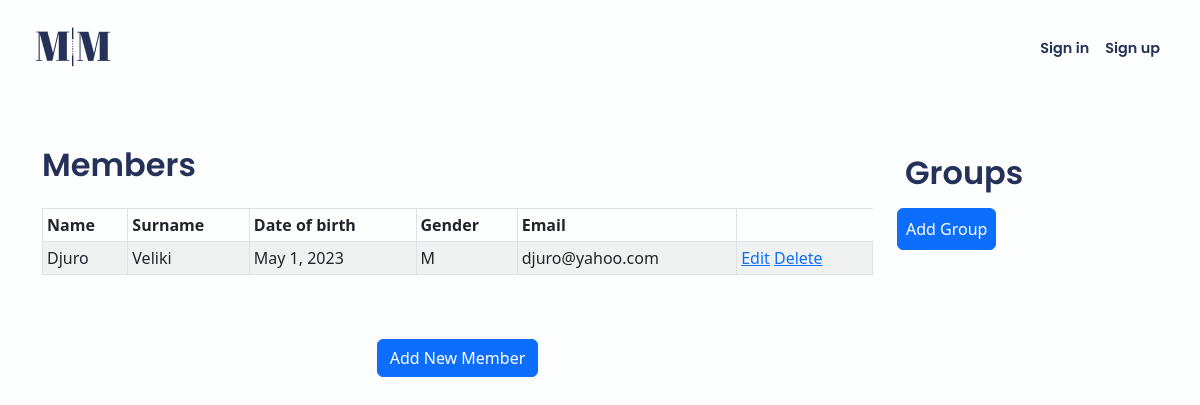
The app's page /app/management/, older data.
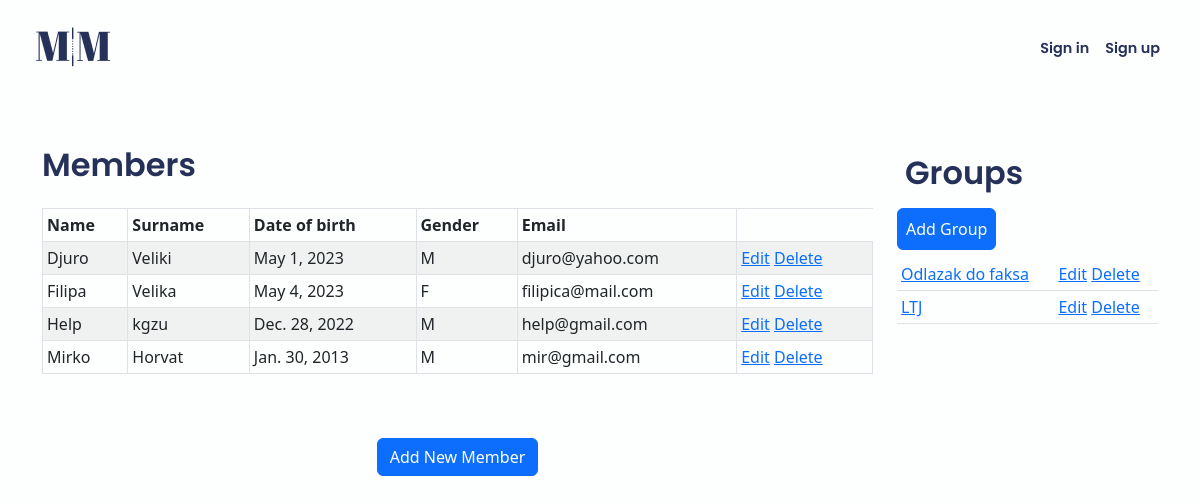
The same page, newer data.
### app/models.py (models this page shows, shortened)
class Member(models.Model):
    owner = models.ForeignKey(User, on_delete=models.CASCADE)  # get_user_model()
    name = models.CharField(blank=False, max_length=40)
    surname = models.CharField(blank=False, max_length=50)
    date_of_birth = models.DateField(default=datetime.date.today)  # ovo
    gender = models.CharField(
        max_length=1,
        choices=Gender.choices,
        default=Gender.male,
    )
    email = models.EmailField(max_length=100, unique=True)
    date_joined = models.DateField(default=datetime.date.today)
    @classmethod
    def get_all_members(self):
        return Member.objects.all()

class Group(models.Model):
    owner = models.ForeignKey(User, on_delete=models.CASCADE)
    name = models.CharField(max_length=50)
    price = models.DecimalField(max_digits=8, decimal_places=2)
    description = models.TextField(max_length=300, default=None)
    paid = models.BooleanField(default=False)
    @classmethod
    def get_all_groups(self):
        return Group.objects.all()

### app/views.py (the view)
# urls.py: path("management/", views.management, name="management"),
def management(request):
    user = request.user
    members = Member.get_all_members()
    groups = Group.get_all_groups
    context = {"user": user, "members": members, "groups": groups}
    return render(request, "app/management.html", context)

### app/templates/app/management.html
{% extends 'app/base.html' %}
{% block content %}
    <div class="row">
        <div class="col-12 col-md-9 mb-5">
            <h2>Members</h2>
            <table class="table table-striped table-bordered table-sm mt-4">
              <thead class="thead-dark">
              <tr>
                  <th>Name</th>
                  <th>Surname</th>
                  <th>Date of birth</th>
                  <th>Gender</th>
                  <th>Email</th>
              </tr>
              </thead>
              <tbody>
          {% for member in members %}
              <tr>
                  <td>{{ member.name }}</td>
                  <td>{{ member.surname }}</td>
                  <td>{{ member.date_of_birth }}</td>
                  <td>{{ member.gender }}</td>
                  <td>{{ member.email }}</td>
                  <td>
                      <a href="{% url 'app:edit_member' member.id %}"><span class="glyphicon glyphicon-pencil" >Edit</span></a>
                      <a href="{% url 'app:delete_member' member.id %}">Delete</a>
                  </td>
              </tr>
          {% endfor %}
              </tbody>
          </table>
          <br>
          <br>
          <center><a href="{% url 'app:add_member' %}" class="btn btn-primary">Add New Member</a></center>
        </div>
        <div class="col-12 col-md-3">
            <div class=mb-2>
                <h2 class="d-inline-flex p-2 me-5">Groups</h2>
                <a href="{% url 'app:add_group' %}" class="btn btn-primary d-inline-flex p-2">Add Group</a>
            </div>
            <table class="table table-sm">
              <tbody>
                {% for group in groups %}
                    <tr>
                        <td><a href="{% url 'app:group_details' group.id %}">{{ group.name }}</a></td>
                        <td>
                            <a href="{% url 'app:edit_group' group.id %}"><span class="glyphicon glyphicon-pencil" >Edit</span></a>
                            <a href="{% url 'app:delete_group' group.id %}">Delete</a>
                        </td>
                    </tr>
                {% endfor %}
              </tbody>
          </table>
        </div>
    </div>
{% endblock content %}

### app/templates/app/base.html (shortened to what this page needs)
<!DOCTYPE html>
{% load static %}
<html>
    <head>
        <link href="https://cdn.jsdelivr.net/npm/bootstrap@5.2.3/dist/css/bootstrap.min.css" rel="stylesheet">
        <link rel="stylesheet" href="https://cdnjs.cloudflare.com/ajax/libs/bootstrap-datepicker/1.9.0/css/bootstrap-datepicker.min.css">
        <link rel="stylesheet" href="{% static 'app/css/base.css' %}">
    </head>
    <body>
        <nav class="navbar navbar-custom navbar-expand-lg">
            <div class="container-fluid  p-2 ms-4 me-4">
                <a class="navbar-brand" href="{% url 'app:management' %}"><img class="logo" src="../../static/app/images/logo.webp"></a>
                <div class="collapse navbar-collapse" id="navbarText">
                {% if user.is_authenticated %}
                  <ul class="navbar-nav me-auto mb-2 mb-lg-0">
                    <li class="nav-item">
                      <a class="nav-link navbar-text" aria-current="page" href="{% url 'app:management' %}">Management</a>
                    </li>
                  </ul>
                  <ul class="navbar-nav ms-auto mb-2 mb-lg-0">
                    <li class="nav-item">
                      <a class="nav-link navbar-text" href="{% url 'accounts:profile' user.id %}">Profile</a>
                    </li>
                    <li class="nav-item me-3">
                      <a class="nav-link navbar-text" href="{% url 'logout' %}"> Signout</a>
                    </li>
                    <li class="nav-item mt-2">
                       Hello {{user.username}}
                    </li>
                  </ul>
                {% else %}
                  <ul class="navbar-nav ms-auto mb-2 mb-lg-0">
                    <li class="nav-item">
                      <a class="nav-link navbar-text" href="{% url 'login' %}">Sign in</a>
                    </li>
                    <li class="nav-item">
                      <a class="nav-link navbar-text" href="{% url 'accounts:registration' %}">Sign up</a>
                    </li>
                  </ul>
                {% endif %}
                </div>
            </div>
        </nav>
        <div class="content container my-5">
          {% block content %}
          {% endblock %}
        </div>
    </body>
</html>

### app/static/app/css/base.css (style rules this page uses)
body { background-color: #FDFFFE; }
.navbar-custom .navbar-brand, .navbar-custom .navbar-text { font-size: 1.2vw; font-family: 'Poppins', sans-serif; font-weight: 600; color: #263159; }
h1, h2, h3 { font-family: 'Poppins', sans-serif; font-weight: 600; color: #263159; }

Row changes from the older to the newer data that the page shows:
added Member: name "Filipa", surname "Velika", date_of_birth "May 4, 2023", gender "F", email "filipica@mail.com"
added Member: name "Help", surname "kgzu", date_of_birth "Dec. 28, 2022", gender "M", email "help@gmail.com"
added Member: name "Mirko", surname "Horvat", date_of_birth "Jan. 30, 2013", gender "M", email "mir@gmail.com"
added Group: name "Odlazak do faksa"
added Group: name "LTJ"
